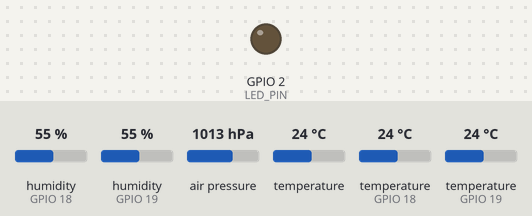
The sketch below on a simulated ESP32. Shown: output pins drawn as LEDs (lit = HIGH). Dashed ring = blinking. The test bench sets the inputs (shaded band); at power-on: humidity (sensors on GPIO 18, GPIO 19) 55 %, air pressure 1013 hPa, temperature 24 °C, temperature (sensors on GPIO 18, GPIO 19) 24 °C. WiFi joins after 1.5 s; servers stay silent unless stated; uploads are accepted with an empty reply; what the sketch prints to the serial monitor is not drawn. At 5.0 s the program puts the board to deep sleep or switches it off; the recording ends there.

Above: at 1.2 s.
At 2.62 s:
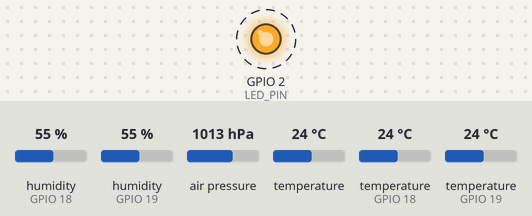
Timing chart, 0 to 3.0 s (numbered marks = the images above):
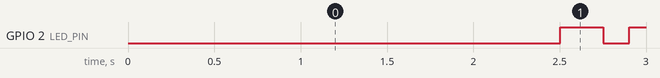

Measured:
- by itself, GPIO 2 (LED_PIN): LOW → HIGH at 2.5 s, → LOW 0.25 s later, → HIGH 0.15 s later, → LOW 0.25 s later, … (6 changes in this stretch)

The sketch:

esp32_code.ino
```cpp
#include <WiFi.h>
#include <HTTPClient.h>
#include <WiFiClientSecure.h>
#include <Wire.h>
#include <Adafruit_Sensor.h>
#include <Adafruit_BMP280.h>
#include "DHT.h"

// ---------- CONFIG ----------
#define LED_PIN 2
#define BATTERY_READ_PIN 34

#define DHTPIN11 18
#define DHTTYPE11 DHT11

#define DHTPIN22 19
#define DHTTYPE22 DHT22

#define SEALEVELPRESSURE_HPA (1013.25)

#define uS_TO_S_FACTOR 1000000ULL
#define TIME_TO_SLEEP 1800  // 30 minutes

const char* ssid = "xxx";
const char* password = "xxx";

const char* SUPABASE_TABLE_URL = "xxx";
const char* SUPABASE_API_KEY   = "xxx";
const int DEVICE_ID = 1;
const char* DEVICE_TYPE = "ESP32";

// ---------- OBJECTS ----------
DHT dht11(DHTPIN11, DHTTYPE11);
DHT dht22(DHTPIN22, DHTTYPE22);
Adafruit_BMP280 bmp;

// ---------- HEADERS ----------
char authorizationHeader[256];
char apiKeyHeader[256];
char contentTypeHeader[256];

// ---------- UTILS ----------
void blink_times(int n) {
  for (int i = 0; i < n; i++) {
    digitalWrite(LED_PIN, HIGH);
    delay(250);
    digitalWrite(LED_PIN, LOW);
    delay(150);
  }
}

void connectToWiFi() {
  Serial.print("Connecting to WiFi");
  WiFi.begin(ssid, password);
  while (WiFi.status() != WL_CONNECTED) {
    delay(500);
    Serial.print(".");
  }
  Serial.println("\nWiFi connected. IP: " + WiFi.localIP().toString());
}

void initHeaders() {
  strcpy(authorizationHeader, "Bearer ");
  strcat(authorizationHeader, SUPABASE_API_KEY);
  strcpy(apiKeyHeader, SUPABASE_API_KEY);
  strcpy(contentTypeHeader, "application/json");
}

// ---------- SENSOR READ & SEND ----------
bool readAndSendData() {
  blink_times(1);
  Serial.println("Reading sensors...");

  // Read DHT11
  float humidity11 = dht11.readHumidity();
  float temperature11 = dht11.readTemperature();

  // Read DHT22
  float humidity22 = dht22.readHumidity();
  float temperature22 = dht22.readTemperature();

  // Read BMP280
  float bmpTemp = bmp.readTemperature();
  float bmpPres = bmp.readPressure() / 100.0F;
  float bmpAlt  = bmp.readAltitude(SEALEVELPRESSURE_HPA);

  // Read battery voltage (1:1 divider)
  int batteryRaw = analogRead(BATTERY_READ_PIN);
  float batteryVoltage = (batteryRaw / 4095.0f) * 3.3f * 2.0f;

  // Prepare JSON
  char jsonBuffer[512];
  snprintf(jsonBuffer, sizeof(jsonBuffer),
    "{\"data\": {"
      "\"temperature11\": %.2f,"
      "\"humidity11\": %.2f,"
      "\"temperature22\": %.2f,"
      "\"humidity22\": %.2f,"
      "\"bmp_temperature\": %.2f,"
      "\"bmp_pressure\": %.2f,"
      "\"bmp_altitude\": %.2f,"
      "\"battery_voltage\": %.2f,"
      "\"device_id\": %d,"
      "\"device_type\": \"%s\""
    "}}",
    temperature11, humidity11,
    temperature22, humidity22,
    bmpTemp, bmpPres, bmpAlt,
    batteryVoltage,
    DEVICE_ID, DEVICE_TYPE
  );

  Serial.println("Sending JSON:");
  Serial.println(jsonBuffer);

  if (WiFi.status() == WL_CONNECTED) {
    WiFiClientSecure client;
    HTTPClient http;
    client.setInsecure();  // Skip SSL verification

    http.begin(client, SUPABASE_TABLE_URL);
    http.addHeader("apikey", apiKeyHeader);
    http.addHeader("Authorization", authorizationHeader);
    http.addHeader("Content-Type", contentTypeHeader);

    int httpResponseCode = http.POST(jsonBuffer);
    Serial.println("HTTP Response code: " + String(httpResponseCode));
    if (httpResponseCode > 0) {
      String response = http.getString();
      Serial.println("Response payload:");
      Serial.println(response);
    } else {
      Serial.println("Error sending POST: " + http.errorToString(httpResponseCode));
    }
    http.end();
    return (httpResponseCode > 0);
  } else {
    Serial.println("WiFi disconnected");
    return false;
  }
}

// ---------- SETUP ----------
void setup() {
  pinMode(LED_PIN, OUTPUT);
  Serial.begin(115200);
  delay(1000);

  // Init sensors
  dht11.begin();
  dht22.begin();
  Wire.begin(21, 22);
  if (!bmp.begin(0x76)) {
    Serial.println("BMP280 not found! Check wiring!");
    while (1) delay(10);
  }

  // WiFi & headers
  connectToWiFi();
  initHeaders();

  // Blink to indicate start
  blink_times(2);

  // Attempt sending data 3 times
  int attempts = 3;
  bool sent = false;
  while (!sent && attempts-- > 0) {
    sent = readAndSendData();
    delay(1000);
  }

  Serial.println("Entering deep sleep for " + String(TIME_TO_SLEEP) + " seconds.");
  esp_sleep_enable_timer_wakeup(TIME_TO_SLEEP * uS_TO_S_FACTOR);
  esp_deep_sleep_start();
}

// ---------- LOOP ----------
void loop() {
  // Not used, device goes to deep sleep after sending
}
```
